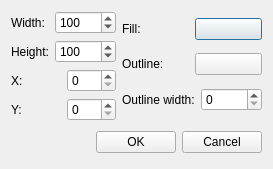
<?xml version="1.0" encoding="UTF-8"?>
<ui version="4.0">
 <class>RectangleSettings</class>
 <widget class="QDialog" name="RectangleSettings">
  <property name="geometry">
   <rect>
    <x>0</x>
    <y>0</y>
    <width>263</width>
    <height>161</height>
   </rect>
  </property>
  <property name="windowTitle">
   <string>Rectangle settings</string>
  </property>
  <layout class="QGridLayout" name="gridLayout">
   <item row="0" column="0">
    <layout class="QVBoxLayout" name="verticalLayout">
     <item>
      <layout class="QHBoxLayout" name="horizontalLayout_3">
       <item>
        <widget class="QLabel" name="label">
         <property name="text">
          <string>Width:</string>
         </property>
        </widget>
       </item>
       <item>
        <widget class="QSpinBox" name="widthSpin">
         <property name="minimum">
          <number>1</number>
         </property>
         <property name="maximum">
          <number>99999</number>
         </property>
         <property name="value">
          <number>100</number>
         </property>
        </widget>
       </item>
      </layout>
     </item>
     <item>
      <layout class="QHBoxLayout" name="horizontalLayout_4">
       <item>
        <widget class="QLabel" name="label_2">
         <property name="text">
          <string>Height:</string>
         </property>
        </widget>
       </item>
       <item>
        <widget class="QSpinBox" name="heightSpin">
         <property name="minimum">
          <number>1</number>
         </property>
         <property name="maximum">
          <number>99999</number>
         </property>
         <property name="value">
          <number>100</number>
         </property>
        </widget>
       </item>
      </layout>
     </item>
     <item>
      <layout class="QHBoxLayout" name="horizontalLayout_6">
       <item>
        <widget class="QLabel" name="label_3">
         <property name="text">
          <string>X:</string>
         </property>
        </widget>
       </item>
       <item>
        <widget class="QSpinBox" name="xSpin"/>
       </item>
      </layout>
     </item>
     <item>
      <layout class="QHBoxLayout" name="horizontalLayout_7">
       <item>
        <widget class="QLabel" name="label_4">
         <property name="text">
          <string>Y:</string>
         </property>
        </widget>
       </item>
       <item>
        <widget class="QSpinBox" name="ySpin"/>
       </item>
      </layout>
     </item>
    </layout>
   </item>
   <item row="0" column="1">
    <layout class="QVBoxLayout" name="verticalLayout_2">
     <item>
      <layout class="QHBoxLayout" name="horizontalLayout">
       <item>
        <widget class="QLabel" name="label_6">
         <property name="text">
          <string>Fill:</string>
         </property>
        </widget>
       </item>
       <item>
        <widget class="QPushButton" name="color">
         <property name="text">
          <string/>
         </property>
        </widget>
       </item>
      </layout>
     </item>
     <item>
      <layout class="QHBoxLayout" name="horizontalLayout_2">
       <item>
        <widget class="QLabel" name="label_7">
         <property name="text">
          <string>Outline:</string>
         </property>
        </widget>
       </item>
       <item>
        <widget class="QPushButton" name="outline">
         <property name="text">
          <string/>
         </property>
        </widget>
       </item>
      </layout>
     </item>
     <item>
      <layout class="QHBoxLayout" name="horizontalLayout_5">
       <item>
        <widget class="QLabel" name="label_5">
         <property name="text">
          <string>Outline width:</string>
         </property>
        </widget>
       </item>
       <item>
        <widget class="QSpinBox" name="outlineSpin">
         <property name="maximum">
          <number>99999</number>
         </property>
        </widget>
       </item>
      </layout>
     </item>
    </layout>
   </item>
   <item row="1" column="0" colspan="2">
    <layout class="QHBoxLayout">
     <property name="spacing">
      <number>6</number>
     </property>
     <property name="leftMargin">
      <number>0</number>
     </property>
     <property name="topMargin">
      <number>0</number>
     </property>
     <property name="rightMargin">
      <number>0</number>
     </property>
     <property name="bottomMargin">
      <number>0</number>
     </property>
     <item>
      <spacer>
       <property name="orientation">
        <enum>Qt::Horizontal</enum>
       </property>
       <property name="sizeHint" stdset="0">
        <size>
         <width>131</width>
         <height>31</height>
        </size>
       </property>
      </spacer>
     </item>
     <item>
      <widget class="QPushButton" name="okButton">
       <property name="text">
        <string>OK</string>
       </property>
      </widget>
     </item>
     <item>
      <widget class="QPushButton" name="cancelButton">
       <property name="text">
        <string>Cancel</string>
       </property>
      </widget>
     </item>
    </layout>
   </item>
  </layout>
 </widget>
 <resources/>
 <connections>
  <connection>
   <sender>okButton</sender>
   <signal>clicked()</signal>
   <receiver>RectangleSettings</receiver>
   <slot>accept()</slot>
   <hints>
    <hint type="sourcelabel">
     <x>278</x>
     <y>253</y>
    </hint>
    <hint type="destinationlabel">
     <x>96</x>
     <y>254</y>
    </hint>
   </hints>
  </connection>
  <connection>
   <sender>cancelButton</sender>
   <signal>clicked()</signal>
   <receiver>RectangleSettings</receiver>
   <slot>reject()</slot>
   <hints>
    <hint type="sourcelabel">
     <x>369</x>
     <y>253</y>
    </hint>
    <hint type="destinationlabel">
     <x>179</x>
     <y>282</y>
    </hint>
   </hints>
  </connection>
 </connections>
</ui>
